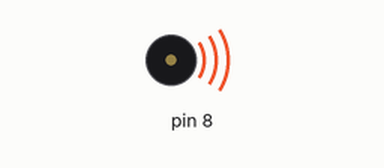
Simulated run of this sketch. Board: Arduino Uno, built with avr-gcc and run on an emulated ATmega328P. Parts: buzzer (waves = sounding).

Above: at 0.5 s.
Timing chart, 0 to 4.6 s (numbered marks = the images above):
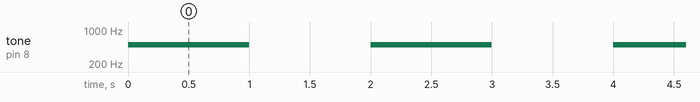

The sketch:

Buzzer.ino
```cpp
void setup()
{
 pinMode(8, OUTPUT);
  }
void loop()
{
  tone(8,500);
  delay(1000);
  noTone(8);
  delay(1000);
}
```

Measured:
- by itself, tone on pin 8: alternates 500 Hz for 1.0 s and silent for 1.0 s
